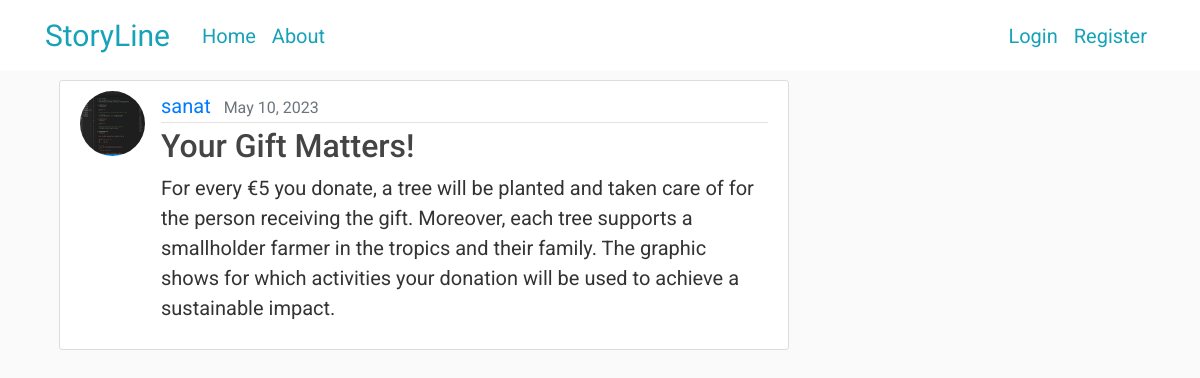
The page /post/30/ on the database its author committed.
### blog/models.py (models this page shows, shortened)
class Post(models.Model):
    title = models.CharField(max_length=100)
    content = models.TextField()
    date_posted = models.DateTimeField(default=timezone.now)
    author = models.ForeignKey(User, on_delete=models.CASCADE)

### users/models.py (models this page shows, shortened)
class Profile(models.Model):
    user = models.OneToOneField(User, on_delete=models.CASCADE)
    image = models.ImageField(default='default.jpg', upload_to='profile_pics')

### blog/views.py (the view)
# urls.py: path('post/<int:pk>/', PostDetailView.as_view(), name='post-detail'),
class PostDetailView(DetailView):
    model = Post

### blog/templates/blog/post_detail.html (shortened to what this page needs)
{% extends "blog/base.html" %}
{% block content %}
        <article class="media content-section">
          <img class="rounded-circle article-img" src="{{ object.author.profile.image.url }}">
          <div class="media-body">
            <div class="article-metadata">
              <a class="mr-2" href="{% url 'user-posts' post.author.username %}">{{ object.author }}</a>
              <small class="text-muted">{{ object.date_posted|date:"F d, Y" }}</small>
            </div>
            <h2 class="article-title">{{ object.title }}</h2>
            <p class="article-content">{{ object.content }}</p>
          </div>
        </article>
{% endblock content %}

### blog/static/blog/main.css (style rules this page uses)
body { background: #fafafa; color: #333333; margin-top: 5rem; }
h1, h2, h3, h4, h5, h6 { color: #444444; }
.content-section { background: #ffffff; padding: 10px 20px; border: 1px solid #dddddd; border-radius: 3px; margin-bottom: 20px; }
.article-title { color: #444444; }
.article-content { white-space: pre-line; }
.article-img { height: 65px; width: 65px; margin-right: 16px; }
.article-metadata { padding-bottom: 1px; margin-bottom: 4px; border-bottom: 1px solid #e3e3e3 }

### blog/templates/blog/base.html (style rules this page uses)
body { font-family: 'Roboto', serif; font-size: 20px; }

### rows shown on the page
Post: author.profile.image (picture), author "sanat", date_posted "May 10, 2023", title "Your Gift Matters!", content "For every €5 you donate, a tree will be planted and taken care of for the person receiving the gift. Moreover, each tree supports a smallholder farmer in the tropics and their family. The graphic shows for which activities your donation will be used to achieve a sustainable impact."
